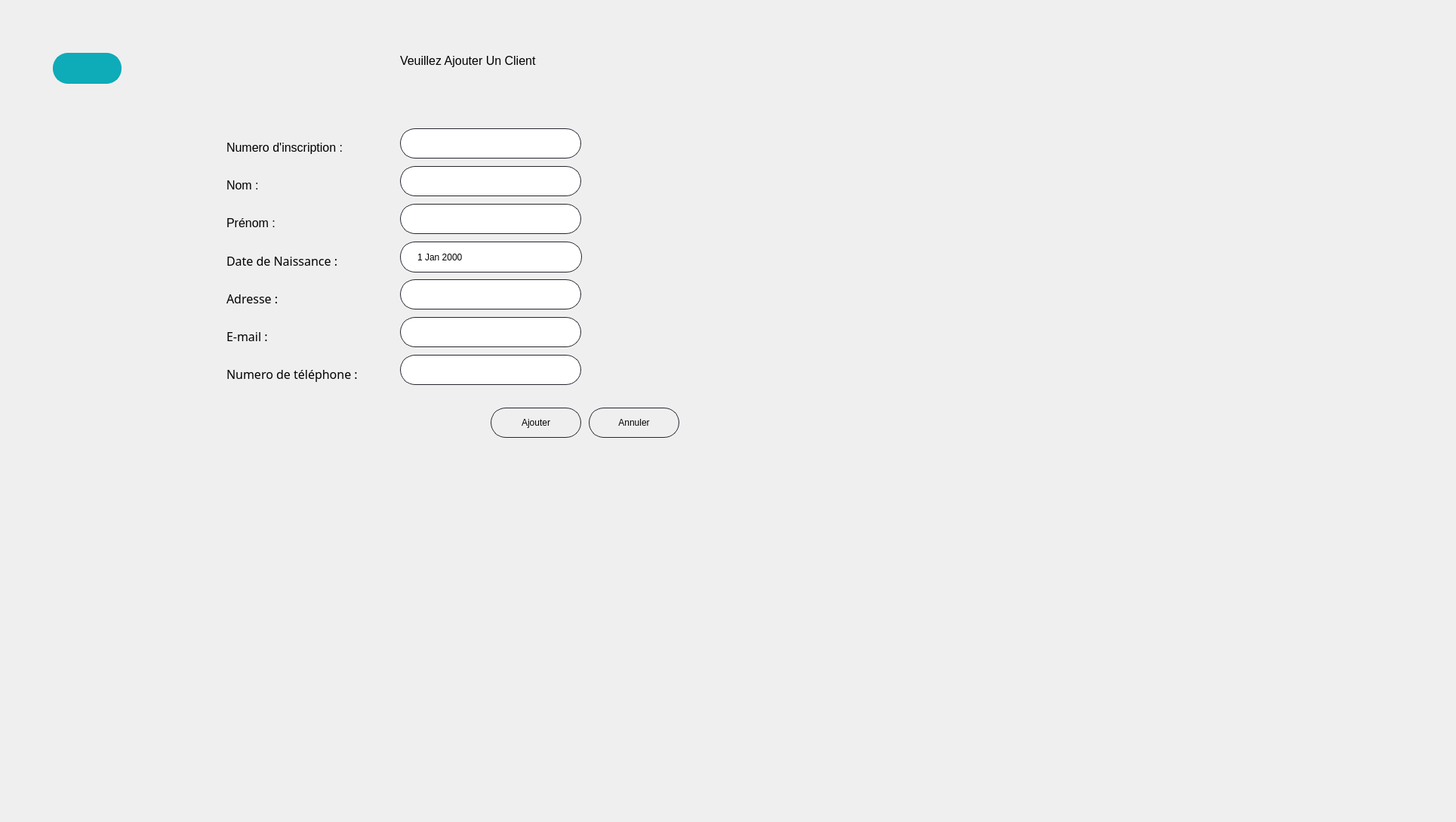
      <widget class="QWidget" name="ajouterClient">
       <attribute name="title">
        <string>Ajouter Client</string>
       </attribute>
       <widget class="QLabel" name="backgroundAjoutClient">
        <property name="geometry">
         <rect>
          <x>-340</x>
          <y>-110</y>
          <width>1920</width>
          <height>1080</height>
         </rect>
        </property>
        <property name="text">
         <string/>
        </property>
        <property name="pixmap">
         <pixmap resource="res.qrc">:/img/back_empty.png</pixmap>
        </property>
       </widget>
       <widget class="QLineEdit" name="nomBox">
        <property name="geometry">
         <rect>
          <x>530</x>
          <y>220</y>
          <width>240</width>
          <height>40</height>
         </rect>
        </property>
        <property name="font">
         <font>
          <family>OpenSymbol</family>
          <pointsize>11</pointsize>
         </font>
        </property>
        <property name="styleSheet">
         <string notr="true">QLineEdit {
border: 1px solid rgb(37,39,48);
border-radius: 20px;
padding-left:20px;
padding-right:20px;
}
QLineEdit:hover{
	border: 2px solid rgb(222, 221, 218)
}
QLineEdit:focus{
	border: 2px solid rgb(154, 208, 236)
}</string>
        </property>
        <property name="text">
         <string/>
        </property>
        <property name="placeholderText">
         <string/>
        </property>
       </widget>
       <widget class="QLineEdit" name="numInscriBox">
        <property name="geometry">
         <rect>
          <x>530</x>
          <y>170</y>
          <width>240</width>
          <height>40</height>
         </rect>
        </property>
        <property name="font">
         <font>
          <family>OpenSymbol</family>
          <pointsize>11</pointsize>
         </font>
        </property>
        <property name="styleSheet">
         <string notr="true">QLineEdit {
border: 1px solid rgb(37,39,48);
border-radius: 20px;
padding-left:20px;
padding-right:20px;
}
QLineEdit:hover{
	border: 2px solid rgb(222, 221, 218)
}
QLineEdit:focus{
	border: 2px solid rgb(154, 208, 236)
}</string>
        </property>
        <property name="placeholderText">
         <string/>
        </property>
       </widget>
       <widget class="QLineEdit" name="prenomBox">
        <property name="geometry">
         <rect>
          <x>530</x>
          <y>270</y>
          <width>240</width>
          <height>40</height>
         </rect>
        </property>
        <property name="font">
         <font>
          <family>OpenSymbol</family>
          <pointsize>11</pointsize>
         </font>
        </property>
        <property name="styleSheet">
         <string notr="true">QLineEdit {
border: 1px solid rgb(37,39,48);
border-radius: 20px;
padding-left:20px;
padding-right:20px;
}
QLineEdit:hover{
	border: 2px solid rgb(222, 221, 218)
}
QLineEdit:focus{
	border: 2px solid rgb(154, 208, 236)
}</string>
        </property>
        <property name="text">
         <string/>
        </property>
        <property name="placeholderText">
         <string/>
        </property>
       </widget>
       <widget class="QLabel" name="textDateNaissance">
        <property name="geometry">
         <rect>
          <x>300</x>
          <y>330</y>
          <width>181</width>
          <height>31</height>
         </rect>
        </property>
        <property name="font">
         <font>
          <family>OpenSymbol</family>
          <pointsize>12</pointsize>
         </font>
        </property>
        <property name="text">
         <string>Date de Naissance :</string>
        </property>
       </widget>
       <widget class="QDateEdit" name="dateNaissance">
        <property name="geometry">
         <rect>
          <x>530</x>
          <y>320</y>
          <width>241</width>
          <height>41</height>
         </rect>
        </property>
        <property name="styleSheet">
         <string notr="true">QDateEdit {
border: 1px solid rgb(37,39,48);
border-radius: 20px;
padding-left:20px;
padding-right:20px;
}</string>
        </property>
        <property name="frame">
         <bool>true</bool>
        </property>
        <property name="buttonSymbols">
         <enum>QAbstractSpinBox::NoButtons</enum>
        </property>
        <property name="specialValueText">
         <string/>
        </property>
        <property name="correctionMode">
         <enum>QAbstractSpinBox::CorrectToPreviousValue</enum>
        </property>
        <property name="dateTime">
         <datetime>
          <hour>0</hour>
          <minute>0</minute>
          <second>0</second>
          <year>2000</year>
          <month>1</month>
          <day>1</day>
         </datetime>
        </property>
        <property name="maximumDate">
         <date>
          <year>9999</year>
          <month>12</month>
          <day>29</day>
         </date>
        </property>
        <property name="minimumDate">
         <date>
          <year>1950</year>
          <month>9</month>
          <day>14</day>
         </date>
        </property>
       </widget>
       <widget class="QLabel" name="textEmail">
        <property name="geometry">
         <rect>
          <x>300</x>
          <y>430</y>
          <width>181</width>
          <height>31</height>
         </rect>
        </property>
        <property name="font">
         <font>
          <family>OpenSymbol</family>
          <pointsize>12</pointsize>
         </font>
        </property>
        <property name="text">
         <string>E-mail :</string>
        </property>
       </widget>
       <widget class="QPushButton" name="anullerButton">
        <property name="geometry">
         <rect>
          <x>780</x>
          <y>540</y>
          <width>120</width>
          <height>40</height>
         </rect>
        </property>
        <property name="styleSheet">
         <string notr="true">QPushButton {
border: 1px solid rgb(37,39,48);
border-radius: 20px;
padding-left:20px;
padding-right:20px;
}
QPushButton:hover{
	border: 2px solid rgb(0, 0, 0)
}
QPushButton:focus{
	border: 2px solid rgb(154, 208, 236)
}</string>
        </property>
        <property name="text">
         <string>Annuler</string>
        </property>
        <property name="icon">
         <iconset>
          <normaloff>../python étudiants/redmark.png</normaloff>../python étudiants/redmark.png</iconset>
        </property>
       </widget>
       <widget class="QLabel" name="textNumInscri">
        <property name="geometry">
         <rect>
          <x>300</x>
          <y>180</y>
          <width>211</width>
          <height>31</height>
         </rect>
        </property>
        <property name="font">
         <font>
          <family>MS Shell Dlg 2</family>
          <pointsize>12</pointsize>
         </font>
        </property>
        <property name="text">
         <string>Numero d'inscription :</string>
        </property>
       </widget>
       <widget class="QPushButton" name="ajouterButton">
        <property name="geometry">
         <rect>
          <x>650</x>
          <y>540</y>
          <width>120</width>
          <height>40</height>
         </rect>
        </property>
        <property name="styleSheet">
         <string notr="true">QPushButton {
border: 1px solid rgb(37,39,48);
border-radius: 20px;
padding-left:20px;
padding-right:20px;
}
QPushButton:hover{
	border: 2px solid rgb(0, 0, 0)
}
QPushButtont:focus{
	border: 2px solid rgb(154, 208, 236)
}</string>
        </property>
        <property name="text">
         <string>Ajouter</string>
        </property>
        <property name="icon">
         <iconset>
          <normaloff>../python étudiants/greenmark.png</normaloff>../python étudiants/greenmark.png</iconset>
        </property>
       </widget>
       <widget class="QLineEdit" name="telBox">
        <property name="geometry">
         <rect>
          <x>530</x>
          <y>470</y>
          <width>240</width>
          <height>40</height>
         </rect>
        </property>
        <property name="font">
         <font>
          <family>OpenSymbol</family>
          <pointsize>11</pointsize>
         </font>
        </property>
        <property name="styleSheet">
         <string notr="true">QLineEdit {
border: 1px solid rgb(37,39,48);
border-radius: 20px;
padding-left:20px;
padding-right:20px;
}
QLineEdit:hover{
	border: 2px solid rgb(222, 221, 218)
}
QLineEdit:focus{
	border: 2px solid rgb(154, 208, 236)
}</string>
        </property>
        <property name="text">
         <string/>
        </property>
        <property name="placeholderText">
         <string/>
        </property>
       </widget>
       <widget class="QLabel" name="textNom">
        <property name="geometry">
         <rect>
          <x>300</x>
          <y>230</y>
          <width>181</width>
          <height>31</height>
         </rect>
        </property>
        <property name="font">
         <font>
          <family>MS Shell Dlg 2</family>
          <pointsize>12</pointsize>
         </font>
        </property>
        <property name="text">
         <string>Nom :</string>
        </property>
       </widget>
       <widget class="QLabel" name="textNum">
        <property name="geometry">
         <rect>
          <x>300</x>
          <y>480</y>
          <width>211</width>
          <height>31</height>
         </rect>
        </property>
        <property name="font">
         <font>
          <family>OpenSymbol</family>
          <pointsize>12</pointsize>
         </font>
        </property>
        <property name="text">
         <string>Numero de téléphone :</string>
        </property>
       </widget>
       <widget class="QLineEdit" name="emailBox">
        <property name="geometry">
         <rect>
          <x>530</x>
          <y>420</y>
          <width>240</width>
          <height>40</height>
         </rect>
        </property>
        <property name="font">
         <font>
          <family>OpenSymbol</family>
          <pointsize>11</pointsize>
         </font>
        </property>
        <property name="styleSheet">
         <string notr="true">QLineEdit {
border: 1px solid rgb(37,39,48);
border-radius: 20px;
padding-left:20px;
padding-right:20px;
}
QLineEdit:hover{
	border: 2px solid rgb(222, 221, 218)
}
QLineEdit:focus{
	border: 2px solid rgb(154, 208, 236)
}</string>
        </property>
        <property name="text">
         <string/>
        </property>
        <property name="placeholderText">
         <string/>
        </property>
       </widget>
       <widget class="QLabel" name="textPrenom">
        <property name="geometry">
         <rect>
          <x>300</x>
          <y>280</y>
          <width>181</width>
          <height>31</height>
         </rect>
        </property>
        <property name="font">
         <font>
          <family>MS Shell Dlg 2</family>
          <pointsize>12</pointsize>
         </font>
        </property>
        <property name="text">
         <string>Prénom :</string>
        </property>
       </widget>
       <widget class="QLineEdit" name="addressBox">
        <property name="geometry">
         <rect>
          <x>530</x>
          <y>370</y>
          <width>240</width>
          <height>40</height>
         </rect>
        </property>
        <property name="font">
         <font>
          <family>OpenSymbol</family>
          <pointsize>11</pointsize>
         </font>
        </property>
        <property name="styleSheet">
         <string notr="true">QLineEdit {
border: 1px solid rgb(37,39,48);
border-radius: 20px;
padding-left:20px;
padding-right:20px;
}
QLineEdit:hover{
	border: 2px solid rgb(222, 221, 218)
}
QLineEdit:focus{
	border: 2px solid rgb(154, 208, 236)
}</string>
        </property>
        <property name="text">
         <string/>
        </property>
        <property name="placeholderText">
         <string/>
        </property>
       </widget>
       <widget class="QPushButton" name="returnAjoutClient">
        <property name="geometry">
         <rect>
          <x>70</x>
          <y>70</y>
          <width>91</width>
          <height>41</height>
         </rect>
        </property>
        <property name="styleSheet">
         <string notr="true">/* Styles généraux du bouton */
QPushButton {
    background-color: #0EABB8; /* Bleu clair pour représenter l'eau */
    border: 2px solid #0EABB8; /* Bordure bleue */
    color: #ffffff; /* Texte blanc */
    padding: 15px 25px; /* Espacement intérieur */
    font-size: 18px; /* Taille de la police */
    font-weight: bold; /* Police en gras */
    border-radius: 20px; /* Bordure arrondie */
    outline: none; /* Supprime la bordure de focus */
    position: relative; /* Position relative pour les pseudo-éléments */
    overflow: hidden; /* Cache le contenu débordant */
    transition: background-color 0.3s, color 0.3s; /* Transition des couleurs */
}

/* Style au survol du bouton */
QPushButton:hover {
    background-color: #03a9fc; /* Fond devient blanc */
    color: #0EABB8; /* Texte devient bleu clair */
}

/* Style au clic du bouton */
QPushButton:pressed {
    background-color: #1e4c6f; /* Bleu foncé lors du clic */
    color: #f8f8f8; /* Texte blanc lors du clic */
}

/* Animation pour le pseudo-élément :after */
QPushButton::after {
    content: ''; /* Contenu vide */
    position: absolute; /* Position absolue */
    width: 100%; /* Largeur à 100% */
    height: 100%; /* Hauteur à 100% */
    background-color: rgba(255, 255, 255, 0.3); /* Fond semi-transparent */
    top: 50%; /* Positionnement au centre vertical */
    left: 50%; /* Positionnement au centre horizontal */
    border-radius: 50%; /* Bordure arrondie */
    transform: translate(-50%, -50%) scale(0); /* Réduit l'échelle à 0 */
    transition: transform 0.5s ease; /* Transition de l'échelle */
}

/* Animation au survol du bouton */
QPushButton:hover::after {
    transform: translate(-50%, -50%) scale(2); /* Augmente l'échelle à 2 */
}</string>
        </property>
        <property name="text">
         <string/>
        </property>
        <property name="icon">
         <iconset resource="res.qrc">
          <normaloff>:/img/return.png</normaloff>:/img/return.png</iconset>
        </property>
        <property name="iconSize">
         <size>
          <width>35</width>
          <height>35</height>
         </size>
        </property>
        <property name="shortcut">
         <string>Backspace</string>
        </property>
       </widget>
       <widget class="QLabel" name="textAddresse">
        <property name="geometry">
         <rect>
          <x>300</x>
          <y>380</y>
          <width>181</width>
          <height>31</height>
         </rect>
        </property>
        <property name="font">
         <font>
          <family>OpenSymbol</family>
          <pointsize>12</pointsize>
         </font>
        </property>
        <property name="text">
         <string>Adresse :</string>
        </property>
       </widget>
       <widget class="QLabel" name="label_9">
        <property name="geometry">
         <rect>
          <x>530</x>
          <y>30</y>
          <width>281</width>
          <height>101</height>
         </rect>
        </property>
        <property name="font">
         <font>
          <pointsize>12</pointsize>
         </font>
        </property>
        <property name="text">
         <string>Veuillez Ajouter Un Client</string>
        </property>
       </widget>
      </widget>
